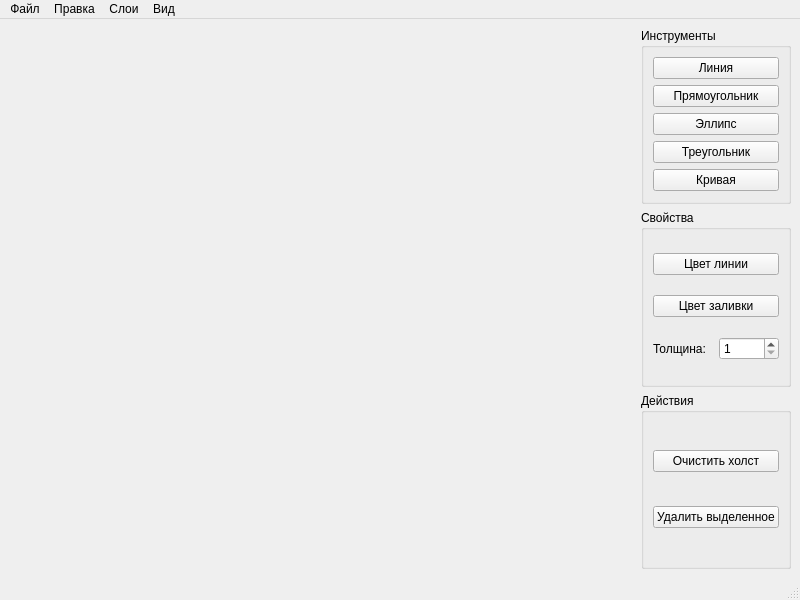
<?xml version="1.0" encoding="UTF-8"?>
<ui version="4.0">
 <class>MainWindow</class>
 <widget class="QMainWindow" name="MainWindow">
  <property name="geometry">
   <rect>
    <x>0</x>
    <y>0</y>
    <width>800</width>
    <height>600</height>
   </rect>
  </property>
  <property name="windowTitle">
   <string>Task 4</string>
  </property>
  <widget class="QWidget" name="centralwidget">
   <layout class="QHBoxLayout" name="horizontalLayout_3">
    <item>
     <layout class="QHBoxLayout" name="horizontalLayout_2" stretch="3,0">
      <item>
       <widget class="PaintCanvas" name="canvas" native="true"/>
      </item>
      <item>
       <layout class="QVBoxLayout" name="verticalLayout_4">
        <item>
         <widget class="QGroupBox" name="groupBox">
          <property name="title">
           <string>Инструменты</string>
          </property>
          <layout class="QVBoxLayout" name="verticalLayout">
           <item>
            <widget class="QPushButton" name="btnLine">
             <property name="text">
              <string>Линия</string>
             </property>
            </widget>
           </item>
           <item>
            <widget class="QPushButton" name="btnRect">
             <property name="text">
              <string>Прямоугольник</string>
             </property>
            </widget>
           </item>
           <item>
            <widget class="QPushButton" name="btnEllipse">
             <property name="text">
              <string>Эллипс</string>
             </property>
            </widget>
           </item>
           <item>
            <widget class="QPushButton" name="btnTriangle">
             <property name="text">
              <string>Треугольник</string>
             </property>
            </widget>
           </item>
           <item>
            <widget class="QPushButton" name="btnCurve">
             <property name="text">
              <string>Кривая</string>
             </property>
            </widget>
           </item>
          </layout>
         </widget>
        </item>
        <item>
         <widget class="QGroupBox" name="groupBox_2">
          <property name="title">
           <string>Свойства</string>
          </property>
          <layout class="QVBoxLayout" name="verticalLayout_2">
           <item>
            <widget class="QPushButton" name="btnPenColor">
             <property name="text">
              <string>Цвет линии</string>
             </property>
            </widget>
           </item>
           <item>
            <widget class="QPushButton" name="btnBrushColor">
             <property name="text">
              <string>Цвет заливки</string>
             </property>
            </widget>
           </item>
           <item>
            <layout class="QHBoxLayout" name="horizontalLayout">
             <item>
              <widget class="QLabel" name="label">
               <property name="text">
                <string>Толщина:</string>
               </property>
              </widget>
             </item>
             <item>
              <widget class="QSpinBox" name="spinPenWidth">
               <property name="minimum">
                <number>1</number>
               </property>
              </widget>
             </item>
            </layout>
           </item>
          </layout>
         </widget>
        </item>
        <item>
         <widget class="QGroupBox" name="groupBox_3">
          <property name="title">
           <string>Действия</string>
          </property>
          <layout class="QVBoxLayout" name="verticalLayout_3">
           <item>
            <widget class="QPushButton" name="btnClear">
             <property name="text">
              <string>Очистить холст</string>
             </property>
            </widget>
           </item>
           <item>
            <widget class="QPushButton" name="btnDelete">
             <property name="text">
              <string>Удалить выделенное</string>
             </property>
             <property name="shortcut">
              <string>Backspace</string>
             </property>
            </widget>
           </item>
          </layout>
         </widget>
        </item>
       </layout>
      </item>
     </layout>
    </item>
   </layout>
  </widget>
  <widget class="QMenuBar" name="menubar">
   <property name="geometry">
    <rect>
     <x>0</x>
     <y>0</y>
     <width>800</width>
     <height>37</height>
    </rect>
   </property>
   <widget class="QMenu" name="menu">
    <property name="title">
     <string>Файл</string>
    </property>
    <addaction name="actionOpen"/>
    <addaction name="actionSave"/>
   </widget>
   <widget class="QMenu" name="menu_2">
    <property name="title">
     <string>Правка</string>
    </property>
    <addaction name="actionUndo"/>
    <addaction name="actionRedo"/>
    <addaction name="actionCopy"/>
    <addaction name="actionPaste"/>
   </widget>
   <widget class="QMenu" name="menu_3">
    <property name="title">
     <string>Слои</string>
    </property>
    <addaction name="actionBringToFront"/>
    <addaction name="actionSendToBack"/>
   </widget>
   <widget class="QMenu" name="menu_4">
    <property name="title">
     <string>Вид</string>
    </property>
    <addaction name="actionToggleGrid"/>
    <addaction name="actionZoomIn"/>
    <addaction name="actionZoomOut"/>
   </widget>
   <addaction name="menu"/>
   <addaction name="menu_2"/>
   <addaction name="menu_3"/>
   <addaction name="menu_4"/>
  </widget>
  <widget class="QStatusBar" name="statusbar"/>
  <action name="actionOpen">
   <property name="text">
    <string>Открыть...</string>
   </property>
   <property name="shortcut">
    <string>Ctrl+O</string>
   </property>
  </action>
  <action name="actionSave">
   <property name="text">
    <string>Сохранить как...</string>
   </property>
   <property name="shortcut">
    <string>Ctrl+S</string>
   </property>
  </action>
  <action name="actionUndo">
   <property name="text">
    <string>Отменить</string>
   </property>
   <property name="shortcut">
    <string>Ctrl+Z</string>
   </property>
  </action>
  <action name="actionRedo">
   <property name="text">
    <string>Вернуть</string>
   </property>
   <property name="shortcut">
    <string>Ctrl+Y</string>
   </property>
  </action>
  <action name="actionCopy">
   <property name="text">
    <string>Копировать</string>
   </property>
   <property name="shortcut">
    <string>Ctrl+C</string>
   </property>
  </action>
  <action name="actionPaste">
   <property name="text">
    <string>Вставить</string>
   </property>
   <property name="shortcut">
    <string>Ctrl+V</string>
   </property>
  </action>
  <action name="actionBringToFront">
   <property name="text">
    <string>На передний план</string>
   </property>
  </action>
  <action name="actionSendToBack">
   <property name="text">
    <string>На задний план</string>
   </property>
  </action>
  <action name="actionToggleGrid">
   <property name="checkable">
    <bool>true</bool>
   </property>
   <property name="text">
    <string>Привязать к сетке</string>
   </property>
  </action>
  <action name="actionZoomIn">
   <property name="text">
    <string>Приблизить</string>
   </property>
   <property name="shortcut">
    <string>Ctrl+=</string>
   </property>
  </action>
  <action name="actionZoomOut">
   <property name="text">
    <string>Отдалить</string>
   </property>
   <property name="shortcut">
    <string>Ctrl+-</string>
   </property>
  </action>
 </widget>
 <customwidgets>
  <customwidget>
   <class>PaintCanvas</class>
   <extends>QWidget</extends>
   <header>paintcanvas.h</header>
   <container>1</container>
  </customwidget>
 </customwidgets>
 <resources/>
 <connections/>
</ui>
